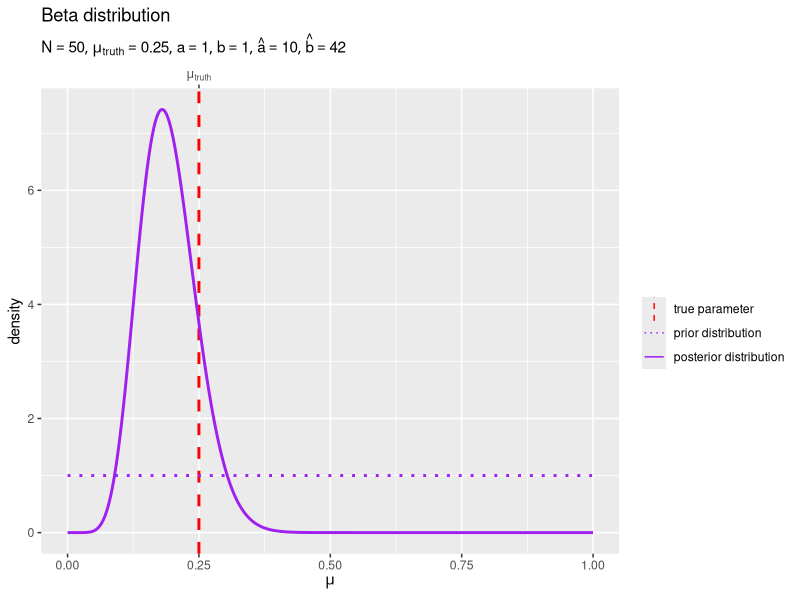
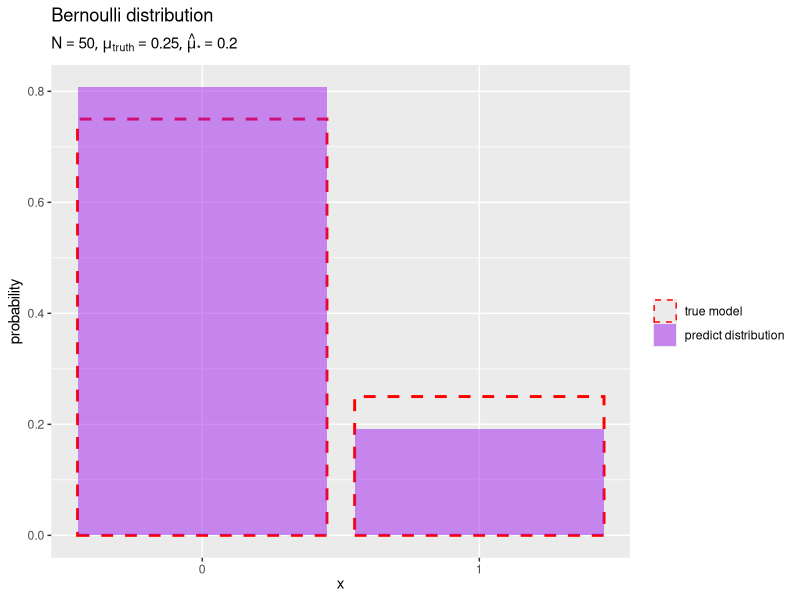

Generate these figures, in order, with R:

# ベルヌーイモデル -------------------------------------------------------------

# chapter 3.2.1
# ベイズ推論
# 推論アルゴリズムの実装


# パッケージの読込 -------------------------------------------------------------

# 利用パッケージ
library(tidyverse)

# パッケージ名の省略用
library(ggplot2)


# ベイズ推論の実装 -------------------------------------------------------------

### 生成分布(ベルヌーイ分布)の設定 -----

#### パラメータの設定 -----

# 真のパラメータを指定
mu_truth <- 0.25


#### 変数の設定 -----

# x軸の範囲を設定
x_min <- 0 # (固定)
x_max <- 1 # (固定)

# x軸の値を作成
x_vec <- seq(from = x_min, to = x_max, by = 1)


#### 分布の計算 -----

# 生成分布の確率を計算
model_df <- tibble::tibble(
  x    = x_vec, # 確率変数
  mu   = mu_truth, # 成功確率パラメータ
  prob = c(1-mu_truth, mu_truth) # 確率
)


### 事前分布(ベータ分布)の設定 -----

#### パラメータの設定 -----

# 事前分布のパラメータを指定
a <- 1
b <- 1


#### 変数の設定 -----

# μ軸の範囲を設定
mu_min <- 0 # (固定)
mu_max <- 1 # (固定)

# μ軸の値を作成
mu_vec <- seq(from = mu_min, to = mu_max, length.out = 1001)


#### 分布の計算 -----

# 事前分布の確率密度を計算
prior_df <- tibble::tibble(
  mu   = mu_vec, # 確率変数
  a    = a, # パラメータ
  b    = b, # パラメータ
  dens = dbeta(x = mu, shape1 = a, shape2 = b) # 確率密度
)


### 観測データの生成 -----

#### データの生成 -----

# データ数を指定
N <- 50

# 観測データを生成
x_n <- rbinom(n = N, size = 1, prob = mu_truth)


#### データの集計 -----

# 観測データを集計
obs_df <- tibble::tibble(
  x        = x_vec,                   # 観測値
  freq     = c(N-sum(x_n), sum(x_n)), # 度数
  rel_freq = freq / N                 # 相対度数
)


### 事後分布(ベータ分布)の計算 -----

#### パラメータの計算 -----

# 事後分布のパラメータを計算:式(3.15)
a_hat <- sum(x_n) + a
b_hat <- N - sum(x_n) + b


#### 分布の計算 -----

# 事後分布の確率密度を計算
posterior_df <- tibble::tibble(
  mu   = mu_vec, # 確率変数
  a    = a_hat, # 形状パラメータ
  b    = b_hat, # 形状パラメータ
  dens = dbeta(x = mu, shape1 = a, shape2 = b) # 確率密度
)


#### 分布の作図 -----

# 事後分布のラベルを作成
posterior_param_lbl <- paste0(
  "list(", 
  "N == ",         N, ", ", 
  "mu[truth] == ", round(mu_truth, digits = 2), ", ", 
  "a == ",         round(a, digits = 1), ", ", 
  "b == ",         round(b, digits = 1), ", ", 
  "hat(a) == ",    round(a_hat, digits = 1), ", ", 
  "hat(b) == ",    round(b_hat, digits = 1), 
  ")"
) |> 
  parse(text = _)

# 事後分布を作図
ggplot() + 
  geom_vline(
    mapping = aes(xintercept = mu_truth, color = "model"), 
    linewidth = 1, linetype = "dashed"
  ) + # 真のパラメータ
  geom_line(
    data    = prior_df, 
    mapping = aes(x = mu, y = dens, color = "prior"), 
    linewidth = 1, linetype = "dotted"
  ) + # 事前分布
  geom_line(
    data    = posterior_df, 
    mapping = aes(x = mu, y = dens, color = "posterior"), 
    linewidth = 1
  ) + # 事後分布
  scale_x_continuous(
    sec.axis = sec_axis(
      transform = ~ ., 
      breaks    = mu_truth, 
      labels    = expression(mu[truth])
    ) # パラメータラベル
  ) + 
  scale_color_manual(
    breaks = c("model", "prior", "posterior"), 
    values = c("red", "purple", "purple"), 
    labels = c("true parameter", "prior distribution", "posterior distribution"), 
    name = ""
  ) + # (凡例表示用)
  guides(
    color = guide_legend(override.aes = list(linewidth = 0.5)), 
  ) + 
  labs(
    title = "Beta distribution", 
    subtitle = posterior_param_lbl, 
    x = expression(mu), 
    y = "density"
  )


### 予測分布(ベルヌーイ分布)の計算 -----

#### パラメータの計算 -----

# 予測分布のパラメータを計算:式(3.19')
mu_star_hat <- a_hat / (a_hat + b_hat)
#mu_star_hat <- (sum(x_n) + a) / (N + a + b)


#### 分布の計算 -----

# 予測分布の確率を計算
predict_df <- tibble::tibble(
  x    = x_vec, # x軸の値
  mu   = mu_star_hat, # 成功確率パラメータ
  prob = c(1-mu_star_hat, mu_star_hat) # 確率
)


#### 分布の作図 -----

# 予測分布のラベルを作成
predict_param_lbl <- paste0(
  "list(", 
  "N == ",            N, ", ", 
  "mu[truth] == ",    round(mu_truth, digits = 2), ", ", 
  "hat(mu)['*'] == ", round(mu_star_hat, digits = 1), 
  ")"
) |> 
  parse(text = _)

# 予測分布を作図
ggplot() + 
  geom_bar(
    data    = model_df, 
    mapping = aes(x = x, y = prob, color = "model"), 
    stat = "identity", position = "identity",
    fill = NA, linewidth = 1, linetype = "dashed"
  ) + # 真の分布
  geom_bar(
    data    = predict_df, 
    mapping = aes(x = x, y = prob, color = "predict"), 
    stat = "identity", position = "identity", 
    fill = "purple", alpha = 0.5, linetype = "blank"
  ) + # 予測分布
  scale_x_continuous(breaks = x_vec, minor_breaks = FALSE) + # x軸目盛
  scale_color_manual(
    breaks = c("model", "predict"), 
    values = c("red", NA), 
    labels = c("true model", "predict distribution"), 
    name   = ""
  ) + # (凡例表示用)
  guides(
    color = guide_legend(override.aes = list(linewidth = 0.5)), 
  ) + 
  labs(
    title = "Bernoulli distribution", 
    subtitle = predict_param_lbl, 
    x = expression(x), 
    y = "probability"
  )
